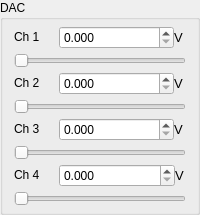
      <widget class="QGroupBox" name="groupBox_2">
       <property name="sizePolicy">
        <sizepolicy hsizetype="Preferred" vsizetype="Fixed">
         <horstretch>0</horstretch>
         <verstretch>0</verstretch>
        </sizepolicy>
       </property>
       <property name="minimumSize">
        <size>
         <width>0</width>
         <height>210</height>
        </size>
       </property>
       <property name="maximumSize">
        <size>
         <width>16777215</width>
         <height>16777215</height>
        </size>
       </property>
       <property name="title">
        <string>DAC</string>
       </property>
       <layout class="QGridLayout" name="gridLayout_10">
        <property name="topMargin">
         <number>6</number>
        </property>
        <property name="bottomMargin">
         <number>6</number>
        </property>
        <property name="verticalSpacing">
         <number>4</number>
        </property>
        <item row="0" column="0">
         <layout class="QGridLayout" name="gridLayout_2">
          <property name="verticalSpacing">
           <number>4</number>
          </property>
          <item row="0" column="0">
           <widget class="QLabel" name="label_9">
            <property name="sizePolicy">
             <sizepolicy hsizetype="Preferred" vsizetype="Fixed">
              <horstretch>0</horstretch>
              <verstretch>0</verstretch>
             </sizepolicy>
            </property>
            <property name="minimumSize">
             <size>
              <width>0</width>
              <height>0</height>
             </size>
            </property>
            <property name="maximumSize">
             <size>
              <width>45</width>
              <height>16777215</height>
             </size>
            </property>
            <property name="font">
             <font>
              <pointsize>9</pointsize>
             </font>
            </property>
            <property name="text">
             <string>Ch 1</string>
            </property>
           </widget>
          </item>
          <item row="1" column="0" colspan="3">
           <widget class="QSlider" name="dacSlider1">
            <property name="maximum">
             <number>3300</number>
            </property>
            <property name="singleStep">
             <number>5</number>
            </property>
            <property name="orientation">
             <enum>Qt::Horizontal</enum>
            </property>
           </widget>
          </item>
          <item row="0" column="2">
           <widget class="QLabel" name="label_10">
            <property name="sizePolicy">
             <sizepolicy hsizetype="Preferred" vsizetype="Fixed">
              <horstretch>0</horstretch>
              <verstretch>0</verstretch>
             </sizepolicy>
            </property>
            <property name="maximumSize">
             <size>
              <width>12</width>
              <height>16777215</height>
             </size>
            </property>
            <property name="font">
             <font>
              <pointsize>10</pointsize>
             </font>
            </property>
            <property name="text">
             <string>V</string>
            </property>
           </widget>
          </item>
          <item row="0" column="1">
           <widget class="QDoubleSpinBox" name="dacSpinBox1">
            <property name="sizePolicy">
             <sizepolicy hsizetype="Minimum" vsizetype="Minimum">
              <horstretch>0</horstretch>
              <verstretch>0</verstretch>
             </sizepolicy>
            </property>
            <property name="font">
             <font>
              <pointsize>9</pointsize>
             </font>
            </property>
            <property name="showGroupSeparator" stdset="0">
             <bool>false</bool>
            </property>
            <property name="suffix">
             <string/>
            </property>
            <property name="decimals">
             <number>3</number>
            </property>
            <property name="maximum">
             <double>3.300000000000000</double>
            </property>
            <property name="singleStep">
             <double>0.005000000000000</double>
            </property>
           </widget>
          </item>
         </layout>
        </item>
        <item row="1" column="0">
         <layout class="QGridLayout" name="gridLayout_8">
          <property name="verticalSpacing">
           <number>4</number>
          </property>
          <item row="0" column="2">
           <widget class="QLabel" name="label_12">
            <property name="sizePolicy">
             <sizepolicy hsizetype="Preferred" vsizetype="Fixed">
              <horstretch>0</horstretch>
              <verstretch>0</verstretch>
             </sizepolicy>
            </property>
            <property name="maximumSize">
             <size>
              <width>12</width>
              <height>16777215</height>
             </size>
            </property>
            <property name="font">
             <font>
              <pointsize>10</pointsize>
             </font>
            </property>
            <property name="text">
             <string>V</string>
            </property>
           </widget>
          </item>
          <item row="0" column="1">
           <widget class="QDoubleSpinBox" name="dacSpinBox2">
            <property name="sizePolicy">
             <sizepolicy hsizetype="Minimum" vsizetype="Minimum">
              <horstretch>0</horstretch>
              <verstretch>0</verstretch>
             </sizepolicy>
            </property>
            <property name="font">
             <font>
              <pointsize>9</pointsize>
             </font>
            </property>
            <property name="decimals">
             <number>3</number>
            </property>
            <property name="maximum">
             <double>3.300000000000000</double>
            </property>
            <property name="singleStep">
             <double>0.005000000000000</double>
            </property>
           </widget>
          </item>
          <item row="0" column="0">
           <widget class="QLabel" name="label_11">
            <property name="sizePolicy">
             <sizepolicy hsizetype="Preferred" vsizetype="Fixed">
              <horstretch>0</horstretch>
              <verstretch>0</verstretch>
             </sizepolicy>
            </property>
            <property name="minimumSize">
             <size>
              <width>0</width>
              <height>0</height>
             </size>
            </property>
            <property name="maximumSize">
             <size>
              <width>45</width>
              <height>16777215</height>
             </size>
            </property>
            <property name="font">
             <font>
              <pointsize>9</pointsize>
             </font>
            </property>
            <property name="text">
             <string>Ch 2</string>
            </property>
           </widget>
          </item>
          <item row="1" column="0" colspan="3">
           <widget class="QSlider" name="dacSlider2">
            <property name="maximum">
             <number>3300</number>
            </property>
            <property name="singleStep">
             <number>5</number>
            </property>
            <property name="orientation">
             <enum>Qt::Horizontal</enum>
            </property>
           </widget>
          </item>
         </layout>
        </item>
        <item row="2" column="0">
         <layout class="QGridLayout" name="gridLayout_7">
          <property name="verticalSpacing">
           <number>4</number>
          </property>
          <item row="0" column="1">
           <widget class="QDoubleSpinBox" name="dacSpinBox3">
            <property name="sizePolicy">
             <sizepolicy hsizetype="Minimum" vsizetype="Minimum">
              <horstretch>0</horstretch>
              <verstretch>0</verstretch>
             </sizepolicy>
            </property>
            <property name="font">
             <font>
              <pointsize>9</pointsize>
             </font>
            </property>
            <property name="decimals">
             <number>3</number>
            </property>
            <property name="maximum">
             <double>3.300000000000000</double>
            </property>
            <property name="singleStep">
             <double>0.005000000000000</double>
            </property>
           </widget>
          </item>
          <item row="0" column="2">
           <widget class="QLabel" name="label_14">
            <property name="sizePolicy">
             <sizepolicy hsizetype="Preferred" vsizetype="Fixed">
              <horstretch>0</horstretch>
              <verstretch>0</verstretch>
             </sizepolicy>
            </property>
            <property name="maximumSize">
             <size>
              <width>12</width>
              <height>16777215</height>
             </size>
            </property>
            <property name="font">
             <font>
              <pointsize>10</pointsize>
             </font>
            </property>
            <property name="text">
             <string>V</string>
            </property>
           </widget>
          </item>
          <item row="0" column="0">
           <widget class="QLabel" name="label_13">
            <property name="sizePolicy">
             <sizepolicy hsizetype="Preferred" vsizetype="Fixed">
              <horstretch>0</horstretch>
              <verstretch>0</verstretch>
             </sizepolicy>
            </property>
            <property name="minimumSize">
             <size>
              <width>0</width>
              <height>0</height>
             </size>
            </property>
            <property name="maximumSize">
             <size>
              <width>45</width>
              <height>16777215</height>
             </size>
            </property>
            <property name="font">
             <font>
              <pointsize>9</pointsize>
             </font>
            </property>
            <property name="text">
             <string>Ch 3</string>
            </property>
           </widget>
          </item>
          <item row="1" column="0" colspan="3">
           <widget class="QSlider" name="dacSlider3">
            <property name="maximum">
             <number>3300</number>
            </property>
            <property name="singleStep">
             <number>5</number>
            </property>
            <property name="orientation">
             <enum>Qt::Horizontal</enum>
            </property>
           </widget>
          </item>
         </layout>
        </item>
        <item row="3" column="0">
         <layout class="QGridLayout" name="gridLayout_9">
          <property name="verticalSpacing">
           <number>4</number>
          </property>
          <item row="0" column="1">
           <widget class="QDoubleSpinBox" name="dacSpinBox4">
            <property name="sizePolicy">
             <sizepolicy hsizetype="Minimum" vsizetype="Minimum">
              <horstretch>0</horstretch>
              <verstretch>0</verstretch>
             </sizepolicy>
            </property>
            <property name="font">
             <font>
              <pointsize>9</pointsize>
             </font>
            </property>
            <property name="decimals">
             <number>3</number>
            </property>
            <property name="maximum">
             <double>3.300000000000000</double>
            </property>
            <property name="singleStep">
             <double>0.005000000000000</double>
            </property>
           </widget>
          </item>
          <item row="0" column="2">
           <widget class="QLabel" name="label_16">
            <property name="sizePolicy">
             <sizepolicy hsizetype="Preferred" vsizetype="Fixed">
              <horstretch>0</horstretch>
              <verstretch>0</verstretch>
             </sizepolicy>
            </property>
            <property name="maximumSize">
             <size>
              <width>11</width>
              <height>16777215</height>
             </size>
            </property>
            <property name="font">
             <font>
              <pointsize>10</pointsize>
             </font>
            </property>
            <property name="text">
             <string>V</string>
            </property>
           </widget>
          </item>
          <item row="0" column="0">
           <widget class="QLabel" name="label_15">
            <property name="sizePolicy">
             <sizepolicy hsizetype="Preferred" vsizetype="Fixed">
              <horstretch>0</horstretch>
              <verstretch>0</verstretch>
             </sizepolicy>
            </property>
            <property name="minimumSize">
             <size>
              <width>0</width>
              <height>0</height>
             </size>
            </property>
            <property name="maximumSize">
             <size>
              <width>45</width>
              <height>16777215</height>
             </size>
            </property>
            <property name="font">
             <font>
              <pointsize>9</pointsize>
             </font>
            </property>
            <property name="text">
             <string>Ch 4</string>
            </property>
           </widget>
          </item>
          <item row="1" column="0" colspan="3">
           <widget class="QSlider" name="dacSlider4">
            <property name="maximum">
             <number>3300</number>
            </property>
            <property name="singleStep">
             <number>5</number>
            </property>
            <property name="orientation">
             <enum>Qt::Horizontal</enum>
            </property>
           </widget>
          </item>
         </layout>
        </item>
       </layout>
      </widget>
